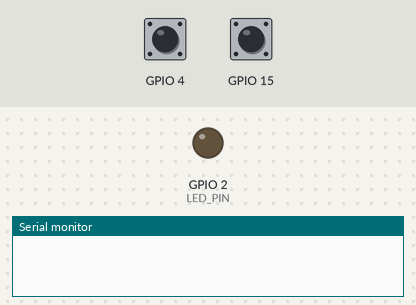
The sketch below on a simulated ESP32. On the bench: output pins drawn as LEDs (lit = HIGH), the last lines printed to the serial monitor. The inputs (shaded band) are chosen by the test bench; at power-on: GPIO 4 HIGH, GPIO 15 HIGH.

Above: at 1.2 s.
1.3 s: GPIO 4 pulled LOW for 0.15 s
At 2.2 s:
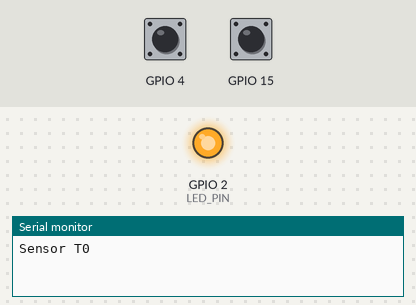
2.9 s: GPIO 15 pulled LOW for 0.15 s
At 3.4 s:
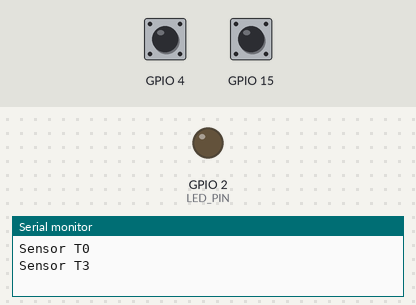
4.5 s: GPIO 4 pulled LOW for 1 s
At 5.9 s:
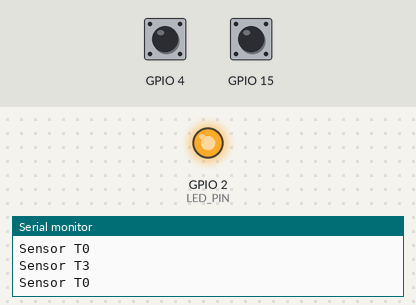
Timing chart, 0 to 7.5 s (numbered marks = the images above; inputs shaded):
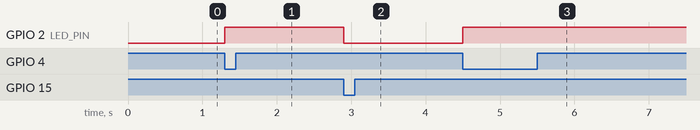

The sketch:

TouchSwitch.ino
```cpp
const uint8_t THRESHOLD = 20;
const uint8_t LED_PIN = 2;

bool touchedT0 = false;
bool touchedT3 = false;

void T0wasActivated() {
  touchedT0 = true;
}

void T3wasActivated() {
  touchedT3 = true;
}

void setup() {
  Serial.begin(115200);
  pinMode(LED_PIN, OUTPUT);
  touchAttachInterrupt(T0, T0wasActivated, THRESHOLD);
  touchAttachInterrupt(T3, T3wasActivated, THRESHOLD);
}

void loop(){
  if (touchedT0){
    touchedT0 = false;
    Serial.println("Sensor T0");
    digitalWrite(LED_PIN, HIGH);
  }

  if (touchedT3){
    touchedT3 = false;
    Serial.println("Sensor T3");
    digitalWrite(LED_PIN, LOW);
  }
}
```

Measured:
- after the input at 1.3 s, GPIO 2 (LED_PIN): LOW → HIGH at once
- after the input at 2.9 s, GPIO 2 (LED_PIN): HIGH → LOW at once
- after the input at 4.5 s, GPIO 2 (LED_PIN): LOW → HIGH at once
